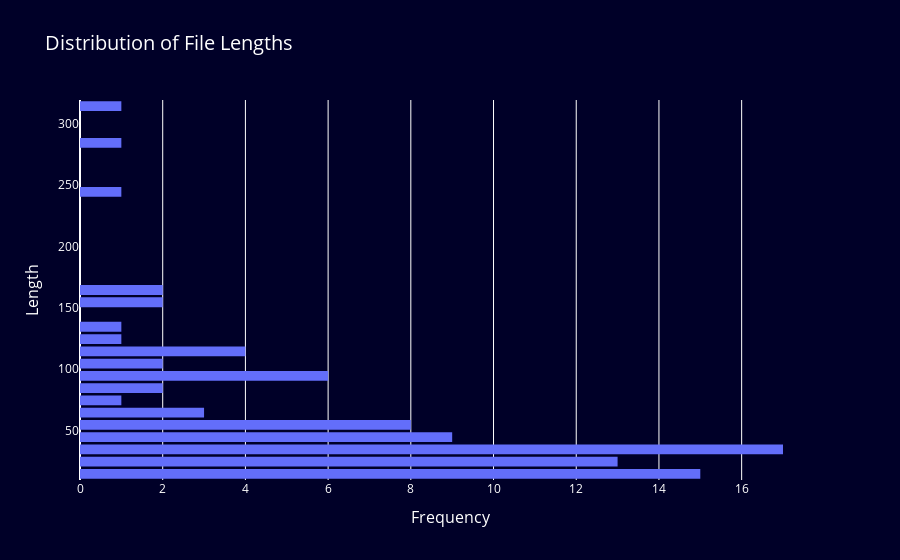

Write notebook code for a chart like this one.
### Code cell
# Count occurrences of each bin
counts = df['length'].value_counts().sort_index()

# Convert to a DataFrame
counts_df = counts.reset_index()
counts_df.columns = ['length', 'count']

# Plot using a bar chart for control over sorting
fig = px.histogram(df, y='length', nbins=50, title='Distribution of File Lengths', orientation='h')
fig.update_layout(
    bargap=0.2,                     # Add spacing between bars
    plot_bgcolor='#000028',         # Background of the plot area
    paper_bgcolor='#000028',        # Background of the entire figure
    font=dict(color='#FFFFFF'),     # Text color (white for contrast)
    title_font=dict(size=20, color='#FFFFFF'),  # Title font
    xaxis=dict(
        title_text='Frequency',        # X-axis label
        title_font=dict(size=16, color='#FFFFFF'),  # X-axis label color
        tickfont=dict(size=12, color='#FFFFFF')     # X-axis tick color
    ),
    yaxis=dict(
        title_text='Length',     # Y-axis label
        title_font=dict(size=16, color='#FFFFFF'),  # Y-axis label color
        tickfont=dict(size=12, color='#FFFFFF')     # Y-axis tick color
    )
)

fig.show()

### Figure 1 — Plotly figure (JSON) as saved in the notebook; plotly's stock layout.template omitted (floating-point values rounded to 4 significant figures)
{"data": [{"alignmentgroup": "True", "bingroup": "y", "hovertemplate": "count=%{x}<br>length=%{y}<extra></extra>", "legendgroup": "", "marker": {"color": "#636efa", "pattern": {"shape": ""}}, "name": "", "nbinsy": 50, "offsetgroup": "", "orientation": "h", "showlegend": false, "type": "histogram", "xaxis": "x", "y": [26, 91, 110, 286, 55, 160, 117, 122, 14, 12, 55, 25, 15, 60, 17, 88, 31, 247, 131, 13, 27, 33, 13, 95, 57, 42, 20, 101, 159, 106, 151, 117, 27, 37, 30, 24, 34, 19, 15, 35, 16, 39, 39, 40, 77, 33, 22, 35, 38, 52, 30, 44, 35, 49, 90, 15, 22, 18, 20, 54, 43, 18, 23, 42, 19, 33, 16, 44, 29, 14, 56, 36, 22, 21, 36, 41, 39, 44, 64, 319, 92, 94, 68, 55, 88, 165, 54, 111, 96], "yaxis": "y"}], "layout": {"bargap": 0.2, "barmode": "relative", "font": {"color": "#FFFFFF"}, "legend": {"tracegroupgap": 0}, "paper_bgcolor": "#000028", "plot_bgcolor": "#000028", "title": {"font": {"color": "#FFFFFF", "size": 20}, "text": "Distribution of File Lengths"}, "xaxis": {"anchor": "y", "domain": [0, 1], "tickfont": {"color": "#FFFFFF", "size": 12}, "title": {"font": {"color": "#FFFFFF", "size": 16}, "text": "Frequency"}}, "yaxis": {"anchor": "x", "domain": [0, 1], "tickfont": {"color": "#FFFFFF", "size": 12}, "title": {"font": {"color": "#FFFFFF", "size": 16}, "text": "Length"}}}}
